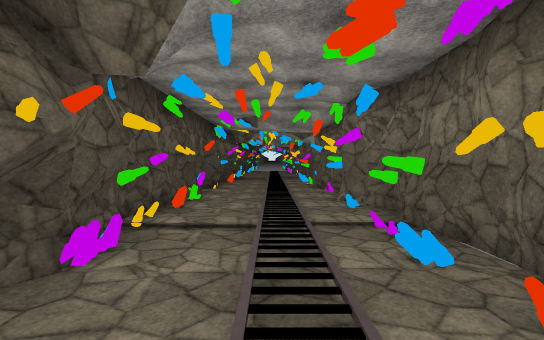
[1] (above)

12 first-person views from a walk through a Unity game level. The camera is 1.5 m above the floor, tilts 2° down and sees 90° across. The floor is counted in squares, 2 m on a side. Each view is taken from the middle of a square. On the plan, view 1 faces up. The plan holds only what a view shows up to about 10 squares ahead; the rest is blank. The place goes on beyond the plan. The player character is not drawn. Some surface patterns are stand-ins.

[2]
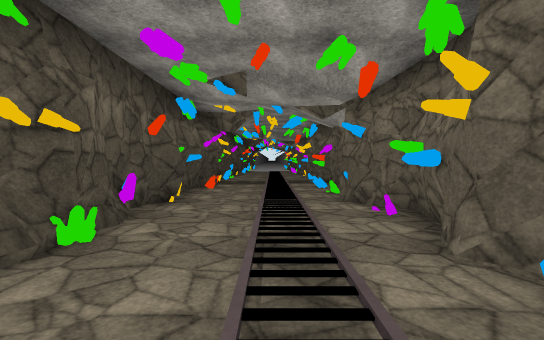

[3]
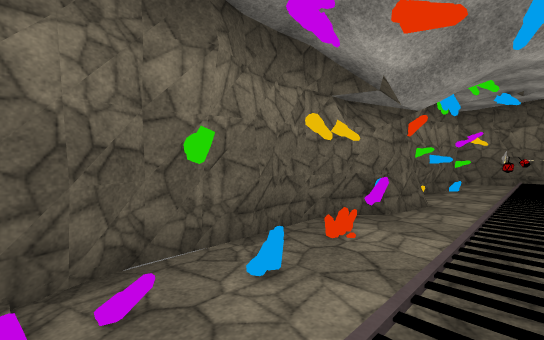

[4]
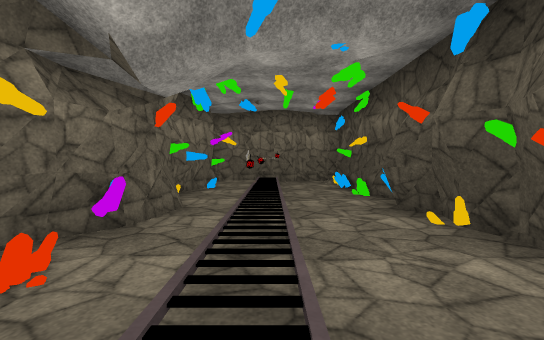

[5]
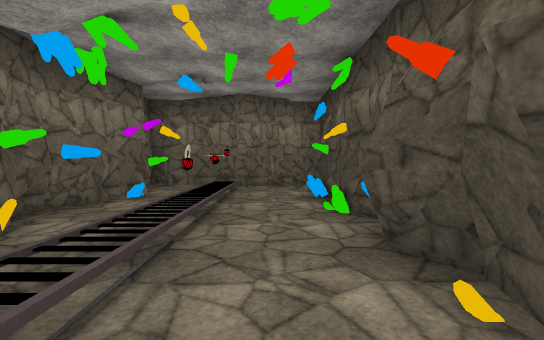

[6]
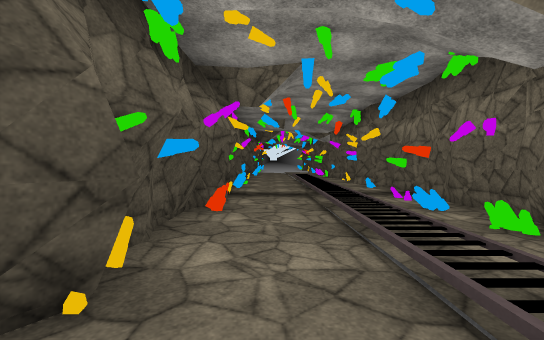

[7]
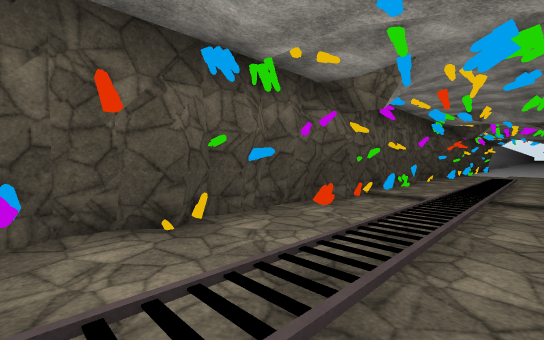

[8]
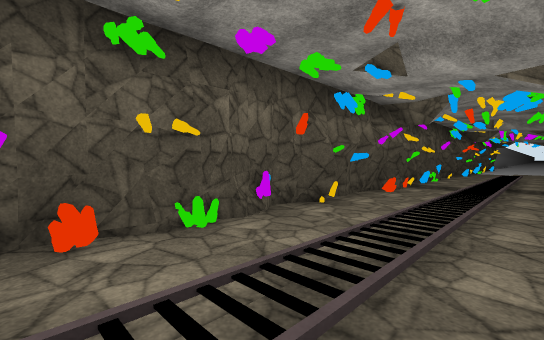

[9]
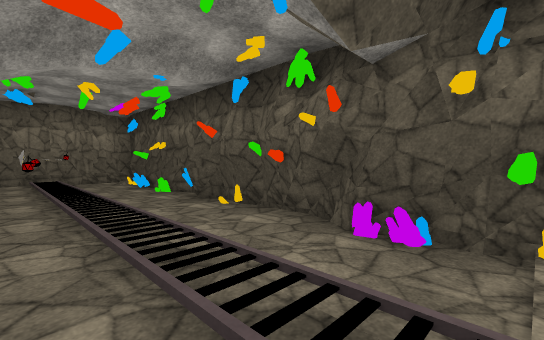

[10]
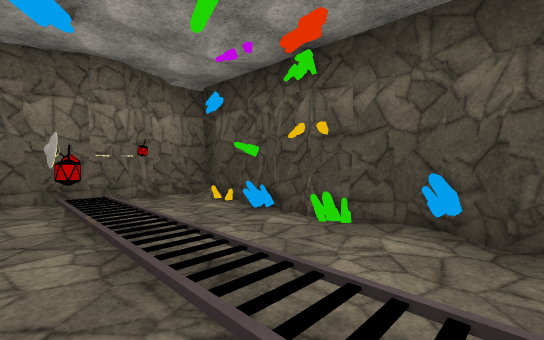

[11]
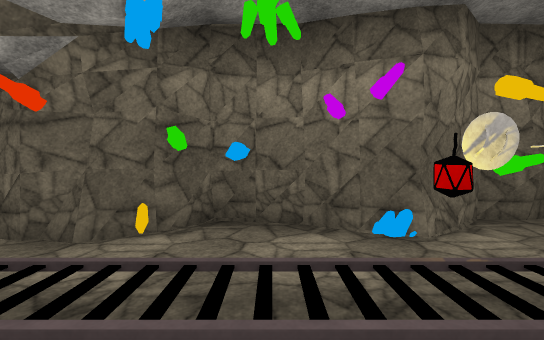

[12]
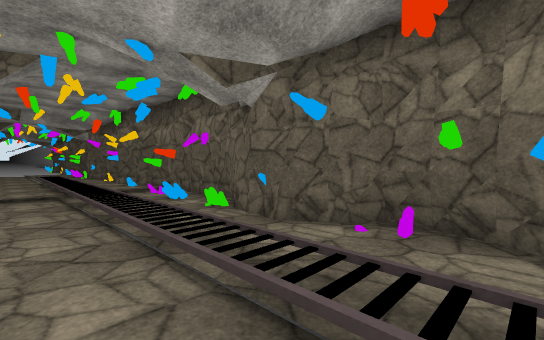

### Floor plan
Key: @ floor where view 1 was taken; # wall or solid block; . main floor; : floor 0.25 m higher than the main floor; / step, stairs or slope; C crystal; O other object.
Columns run from 3 left of view 1 to 3 right of it. Each row starts with its distance up from view 1.
 16  O./:#
 15  O:/:#
 14  #./.O
 13  O./..#
 12  O./C##
 11 #../.C
 10  O./.O
  9  #./:#
  8  O./:O
  7  C./:C
  6  C./:##
  5  C:/::#
  4  O:/:O
  3  C./CC
  2  #./C#
  1  O./.C
  0  O.@.O
 -1  #./.C
 -2  O./:O
 -3  C./:C
 -4  O.O:C
 -5  C.::O
 -6 #/:::#
 -7 ######

Positions as (right, up) in squares from view 1, and headings:
1: (0, 0), facing up
2: (0, 4), facing up
3: (0, 4), facing down-right
4: (0, 3), facing down
5: (-1, 1), facing down
6: (-1, 8), facing up
7: (1, 8), facing up-left
8: (1, 5), facing up-left
9: (1, 4), facing down-left
10: (1, -1), facing down-left
11: (-1, -3), facing right
12: (-1, 7), facing up-right
